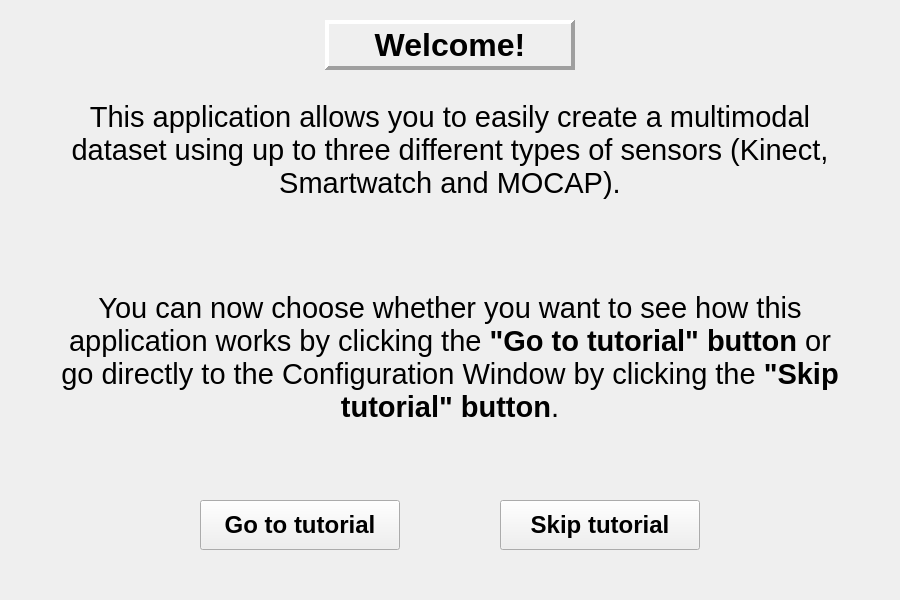
<?xml version="1.0" encoding="UTF-8"?>
<ui version="4.0">
 <class>Welcome_Window</class>
 <widget class="QWidget" name="Welcome_Window">
  <property name="geometry">
   <rect>
    <x>0</x>
    <y>0</y>
    <width>900</width>
    <height>600</height>
   </rect>
  </property>
  <property name="windowTitle">
   <string>Form</string>
  </property>
  <widget class="QLabel" name="Welcome_Title_Label">
   <property name="geometry">
    <rect>
     <x>325</x>
     <y>20</y>
     <width>250</width>
     <height>50</height>
    </rect>
   </property>
   <property name="font">
    <font>
     <pointsize>24</pointsize>
     <weight>75</weight>
     <bold>true</bold>
    </font>
   </property>
   <property name="frameShape">
    <enum>QFrame::Panel</enum>
   </property>
   <property name="frameShadow">
    <enum>QFrame::Raised</enum>
   </property>
   <property name="lineWidth">
    <number>4</number>
   </property>
   <property name="text">
    <string>Welcome!</string>
   </property>
   <property name="alignment">
    <set>Qt::AlignCenter</set>
   </property>
  </widget>
  <widget class="QLabel" name="Introduction_Label">
   <property name="geometry">
    <rect>
     <x>50</x>
     <y>100</y>
     <width>800</width>
     <height>350</height>
    </rect>
   </property>
   <property name="font">
    <font>
     <pointsize>22</pointsize>
    </font>
   </property>
   <property name="text">
    <string>&lt;html&gt;&lt;head/&gt;&lt;body&gt;&lt;p&gt;This application allows you to easily create a multimodal dataset using up to three different types of sensors (Kinect, Smartwatch and MOCAP).&lt;/p&gt;&lt;p&gt;&lt;br/&gt;&lt;/p&gt;&lt;p&gt;You can now choose whether you want to see how this application works by clicking the &lt;span style=&quot; font-weight:600;&quot;&gt;&amp;quot;Go to tutorial&amp;quot; button&lt;/span&gt; or go directly to the Configuration Window by clicking the &lt;span style=&quot; font-weight:600;&quot;&gt;&amp;quot;Skip tutorial&amp;quot; button&lt;/span&gt;.&lt;/p&gt;&lt;/body&gt;&lt;/html&gt;</string>
   </property>
   <property name="alignment">
    <set>Qt::AlignHCenter|Qt::AlignTop</set>
   </property>
   <property name="wordWrap">
    <bool>true</bool>
   </property>
  </widget>
  <widget class="QPushButton" name="GoToTutorial_Button">
   <property name="geometry">
    <rect>
     <x>200</x>
     <y>500</y>
     <width>200</width>
     <height>50</height>
    </rect>
   </property>
   <property name="font">
    <font>
     <pointsize>18</pointsize>
     <weight>75</weight>
     <bold>true</bold>
    </font>
   </property>
   <property name="text">
    <string>Go to tutorial</string>
   </property>
  </widget>
  <widget class="QPushButton" name="SkipTutorial_Button">
   <property name="geometry">
    <rect>
     <x>500</x>
     <y>500</y>
     <width>200</width>
     <height>50</height>
    </rect>
   </property>
   <property name="font">
    <font>
     <pointsize>18</pointsize>
     <weight>75</weight>
     <bold>true</bold>
    </font>
   </property>
   <property name="text">
    <string>Skip tutorial</string>
   </property>
  </widget>
 </widget>
 <resources/>
 <connections/>
</ui>
